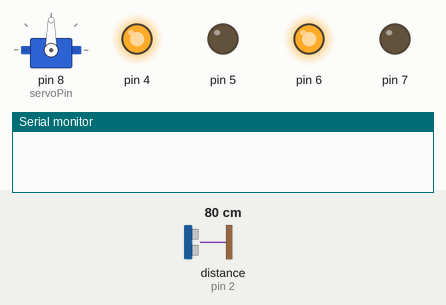
Recording of a sketch running on a simulated Arduino Uno, built with avr-gcc and run on an emulated ATmega328P. On the bench: servo, output pins drawn as LEDs (lit = HIGH), the last lines printed to the serial monitor. Wiring (inferred from the names in the program): ultrasonic range finder: trigger pin 3; echo pin 2. Dashed ring = blinking. Inputs (shaded band) come from the test bench; at power-on: distance to the obstacle (sensor on pin 2) 80 cm. The echo pulse lasts 58.3 µs per cm; pins used as bus, display or sensor lines are not drawn.

Above: at 0.1 s.
1.4 s: distance to the obstacle (sensor on pin 2) set to 2 cm
At 2.4 s:
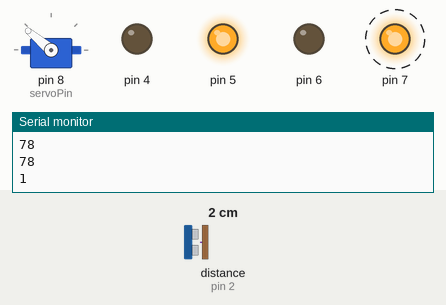
4.4 s: distance to the obstacle (sensor on pin 2) set to 9 cm
7.4 s: distance to the obstacle (sensor on pin 2) set to 12 cm
At 8.4 s:
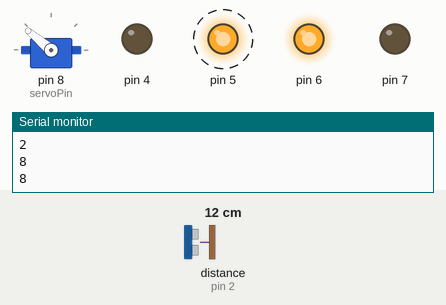
10.4 s: distance to the obstacle (sensor on pin 2) set to 4 cm
At 11.4 s:
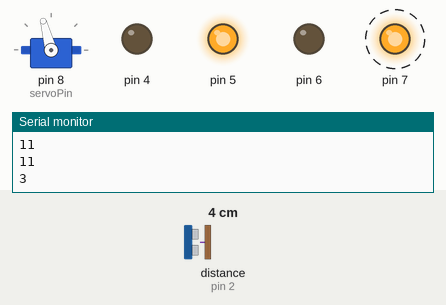
13.4 s: distance to the obstacle (sensor on pin 2) set to 18 cm
At 13.8 s:
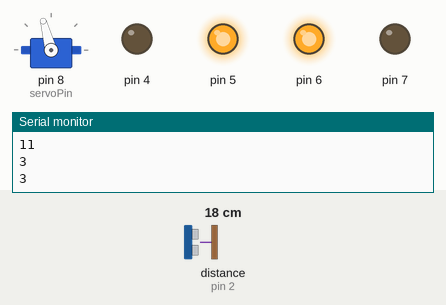
16.4 s: distance to the obstacle (sensor on pin 2) set to 120 cm
Timing chart, 0 to 20.4 s (numbered marks = the images above; inputs shaded):
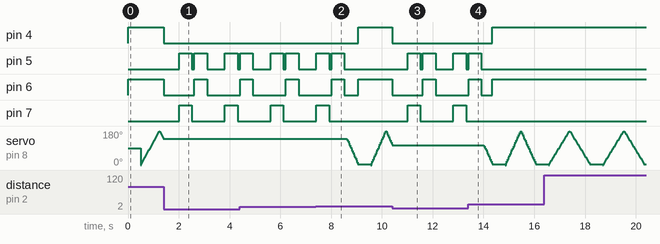

The sketch:

Autonomous_Driving_Using_Ultrasonic_Sensors_and_Submotors.ino
```cpp
#include <Servo.h>
int trigPin = 3;
int echoPin= 2;
int servoPin = 8;
int direct;
Servo servo;

int angle = 0; // servo position in degrees

long duration, distance;
void setup()
{
  Serial.begin(9600);
  servo.attach(servoPin);
  pinMode(trigPin, OUTPUT);
  pinMode(echoPin, INPUT);
  pinMode(4, OUTPUT);   //모터드라이버 모터4핀
  pinMode(5, OUTPUT);   //모터드라이버 모터3핀
  pinMode(6, OUTPUT);   //모터드라이버 모터2핀
  pinMode(7, OUTPUT);   //모터드라이버 모터1핀
}
void car_front(){

       // Serial.println("FRONT");      //시리얼 모니터에 FRONT 문 출력
        digitalWrite(4,HIGH);         //
      digitalWrite(5,LOW);          //모터 1,2 정방향 회전 (직진)
      digitalWrite(6,HIGH);         //
      digitalWrite(7,LOW);          //
      delay(500);                          //5초간 회전
    /*  digitalWrite(4,LOW);          //
      digitalWrite(5,LOW);          //모터 1,2 정지
      digitalWrite(6,LOW);          //
      digitalWrite(7,LOW);        */  //
}
void car_back(){

      //Serial.println("BACK");        //시리얼 모니터에 BACK 문 출력
      digitalWrite(4,LOW);           //
      digitalWrite(5,HIGH);          //모터 1,2 역방향 회전 (후진)
      digitalWrite(6,LOW);           //
      digitalWrite(7,HIGH);          //
      delay(500);                          //5초간 회전
      digitalWrite(4,LOW);           //
      digitalWrite(5,LOW);           //모터 1,2 정지
      digitalWrite(6,LOW);           //
      digitalWrite(7,LOW);           //
}
void car_left(){
   // Serial.println("LEFT");        //시리얼 모니터에 LEFT 문 출력
      digitalWrite(4,LOW);           //
      digitalWrite(5,HIGH);           //모터 1 정지 / 모터 2 회전 (좌회전)
      digitalWrite(6,HIGH);          //
      digitalWrite(7,LOW);           //
      delay(500);                            //5초간 회전
      digitalWrite(4,LOW);           //
      digitalWrite(5,LOW);           //모터 1,2 정지
      digitalWrite(6,LOW);           //
      digitalWrite(7,LOW);           //
}
void car_right(){
      //  Serial.println("RIGHT");        //시리얼 모니터에 RIGHT 문 출력
      digitalWrite(4,HIGH);           //
      digitalWrite(5,LOW);            //모터 1 회전 / 모터 2 정지 (우회전)
      digitalWrite(6,LOW);            //
      digitalWrite(7,HIGH);            //
      delay(500);                            //5초간 회전
      digitalWrite(4,LOW);            //
      digitalWrite(5,LOW);            //모터 1,2 정지
      digitalWrite(6,LOW);            //
      digitalWrite(7,LOW);            //
}
void car_stop(){
      digitalWrite(4,LOW);           //
      digitalWrite(5,LOW);            //모터 1 회전 / 모터 2 정지 (우회전)
      digitalWrite(6,LOW);            //
      digitalWrite(7,LOW);            //
      delay(500);                            //5초간 회전
      digitalWrite(4,LOW);            //
      digitalWrite(5,LOW);            //모터 1,2 정지
      digitalWrite(6,LOW);            //
      digitalWrite(7,LOW);            //
}
void developmentdistance(){   //초음파 거리측정
    digitalWrite(trigPin, LOW);
  delayMicroseconds(2);
  digitalWrite(trigPin, HIGH);
  delayMicroseconds(10);
  digitalWrite(trigPin, LOW);
  duration = pulseIn(echoPin, HIGH);
  distance = duration * 17 / 1000;
  Serial.println(distance);

}
void loop()
{
   car_front();

    for(angle = 0; angle <180; angle+=5)
  { direct=angle;
    servo.write(angle);
    delay(15);
   developmentdistance();
        while(distance < 10){   //장애물 감지하면
          car_stop();    //멈추고
          delay(100);
          car_back();   //뒤로
          delay(100);
                 if(direct >=0 && direct <=90)  //왼쪽에 장애물
                       car_right(); // 오른쪽으로
                       delay(100);
                       developmentdistance();
                      if(distance > 10){   //장애물없으면 직진
                        break;
                         }

                  if(direct >90 && direct<=180)  //오른쪽에 장애물잇음
                  {
                          car_left();  //왼쪽
                          delay(100);
                          developmentdistance();
                          if(distance > 10)   //장애물없으면 직진
                          break;
                   }
        }
  }


     // now scan back from 180 to 0 degrees
  for(angle = 180; angle > 0; angle-=5)
  { direct=angle;
    servo.write(angle);
    delay(15);
   developmentdistance();
        while(distance < 10){   //장애물 감지하면
          car_stop();    //멈추고
          delay(100);
          car_back();   //뒤로
          delay(100);
                 if(direct <= 90)  //왼쪽에장애물있음
                  {
                       car_right();   //오른쪽으로
                       delay(100);
                       developmentdistance();
                      if(distance > 10){   //장애물없으면 직진
                        break;
                         }
                  }
                  if (direct >90)  //오른쪽에 장애물이있음
                  {
                          car_left();   //바꿈
                          delay(100);
                          developmentdistance();
                          if(distance > 10)   //장애물없으면 직진
                          break;
                   }
        }
  }
  }
```

Measured:
- the behaviour switches between 10 and 11 cm on distance to the obstacle (sensor on pin 2) (found by bisection; images 1 and 2)
- after the input at 1.4 s, pin 4: HIGH → LOW at once; pin 5: goes HIGH 0.50 s, LOW 0.10 s, HIGH 0.50 s, LOW 0.70 s, HIGH 0.50 s, then LOW, starting after 0.61 s
- after the input at 7.4 s, pin 4: LOW → HIGH after 1.7 s; pin 5: goes on until 8.5 s, then stays LOW; pin 7: goes on until 7.9 s, then stays LOW
- after the input at 10.4 s, pin 4: HIGH → LOW at once; pin 5: goes HIGH 0.50 s, LOW 0.10 s, HIGH 0.50 s, LOW 0.70 s, HIGH 0.50 s, then LOW, starting after 0.62 s; pin 6: HIGH → LOW at once, → HIGH 1.2 s later, → LOW 0.50 s later; pin 7: alternates HIGH for 0.50 s and LOW for 1.3 s, starting after 0.62 s
- after the input at 13.4 s, pin 4: LOW → HIGH after 0.95 s; pin 5: goes on until 13.9 s, then stays LOW; pin 7: stays LOW (without the input it goes to HIGH after 1.2 s)
